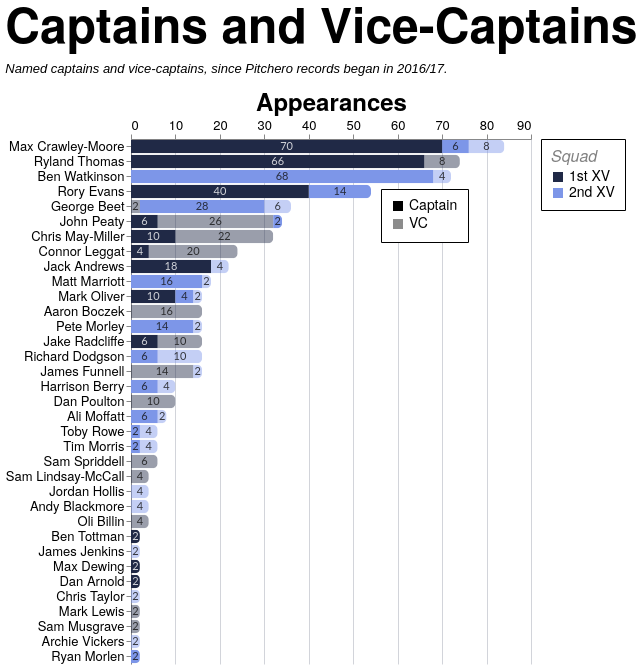

Specify this chart in Vega-Lite:
### Vega-Lite specification from a JSON file in a GitHub repository (floating-point values rounded to 4 significant figures; data arrays with more than 128 entries replaced by an {"elided": "..."} marker saying what was removed)
{"config": {"axis": {"labelFont": "PT Sans Narrow, Helvetica Neue, Helvetica, Arial, sans-serif", "titleFont": "PT Sans Narrow, Helvetica Neue, Helvetica, Arial, sans-serif", "labelFontSize": 13, "titleFontSize": 24, "gridColor": "#202947", "gridOpacity": 0.2, "zindex": 1}, "text": {"font": "Lato, sans-serif"}, "bar": {"cornerRadiusEnd": 5}, "header": {"labelFont": "PT Sans Narrow, Helvetica Neue, Helvetica, Arial, sans-serif", "titleFont": "PT Sans Narrow, Helvetica Neue, Helvetica, Arial, sans-serif", "labelFontSize": 24, "titleFontSize": 28, "labelFontWeight": "bold", "orient": "left"}, "legend": {"labelFont": "PT Sans Narrow, Helvetica Neue, Helvetica, Arial, sans-serif", "titleFont": "PT Sans Narrow, Helvetica Neue, Helvetica, Arial, sans-serif", "labelFontSize": 14, "titleFontSize": 16, "titlePadding": 5, "fillColor": "white", "strokeColor": "black", "padding": 10, "titleFontWeight": "lighter", "titleFontStyle": "italic", "titleColor": "gray", "offset": 10}, "title": {"font": "PT Sans Narrow, Helvetica Neue, Helvetica, Arial, sans-serif", "fontSize": 48, "fontWeight": "bold", "anchor": "start", "align": "center", "titlePadding": 20, "subtitlePadding": 10, "subtitleFontSize": 13, "subtitleColor": "", "subtitleFontStyle": "italic", "offset": 15, "color": "black"}, "axisX": {"labelAngle": 0}, "facet": {"title": null, "header": null, "align": {"row": "each", "column": "each"}, "spacing": 10}, "resolve": {"scale": {"y": "independent", "facet": "independent"}}, "background": "transparent", "scale": {"offsetBandPaddingOuter": 0.2, "offsetBandPaddingInner": 0.1}, "view": {"stroke": null, "background": "transparent"}}, "layer": [{"mark": {"type": "bar"}, "encoding": {"color": {"field": "squad", "legend": {"labelExpr": "datum.value + ' XV'", "orient": "right", "title": "Squad"}, "scale": {"domain": ["1st", "2nd"], "range": ["#202946", "#7d96e8"]}, "sort": ["1st", "2nd"], "type": "nominal"}, "opacity": {"field": "role", "legend": {"legendX": 250, "legendY": 50, "orient": "none", "title": null}, "scale": {"domain": ["Captain", "VC"], "range": [1.0, 0.45]}, "sort": ["Captain", "VC"], "type": "nominal"}, "order": {"field": "stack_order", "sort": "ascending", "type": "quantitative"}, "tooltip": [{"field": "player", "title": "Player", "type": "nominal"}, {"field": "squad", "title": "Squad", "type": "nominal"}, {"field": "role", "title": "Role", "type": "nominal"}, {"field": "games_agg", "title": "Games", "type": "quantitative"}], "x": {"axis": {"orient": "top", "title": "Appearances"}, "field": "games_agg", "stack": "zero", "type": "quantitative"}, "y": {"field": "player", "sort": {"field": "player_total", "op": "max", "order": "descending"}, "title": null, "type": "nominal"}}, "transform": [{"aggregate": [{"op": "sum", "field": "games", "as": "games_agg"}, {"op": "max", "field": "player_total", "as": "player_total"}], "groupby": ["player", "squad", "role", "stack_order"]}]}, {"mark": {"type": "text", "align": "center", "baseline": "middle", "fontSize": 11, "opacity": 0.8}, "encoding": {"color": {"field": "label_color", "legend": null, "scale": null, "type": "nominal"}, "text": {"field": "games_agg", "format": ".0f", "type": "quantitative"}, "x": {"field": "x_mid", "type": "quantitative"}, "y": {"field": "player", "sort": {"field": "player_total", "op": "max", "order": "descending"}, "title": null, "type": "nominal"}}, "transform": [{"aggregate": [{"op": "sum", "field": "games", "as": "games_agg"}, {"op": "max", "field": "player_total", "as": "player_total"}], "groupby": ["player", "squad", "role", "stack_order"]}, {"groupby": ["player"], "stack": "games_agg", "sort": [{"field": "stack_order", "order": "ascending"}], "as": ["x0", "x1"]}, {"calculate": "(datum.x0 + datum.x1) / 2", "as": "x_mid"}, {"calculate": "datum.squad === '1st' && datum.role === 'Captain' ? '#ffffff' : '#111111'", "as": "label_color"}]}], "data": {"name": "data-9d607db49a96797d9de6ab4deaa5d32a"}, "height": {"step": 15}, "title": {"text": "Captains and Vice-Captains", "subtitle": "Named captains and vice-captains, since Pitchero records began in 2016/17."}, "transform": [{"joinaggregate": [{"op": "sum", "field": "games", "as": "player_total"}], "groupby": ["player"]}], "width": 400, "$schema": "https://vega.github.io/schema/vega-lite/v5.20.1.json", "datasets": {"data-9d607db49a96797d9de6ab4deaa5d32a": {"elided": "197 records"}}}
